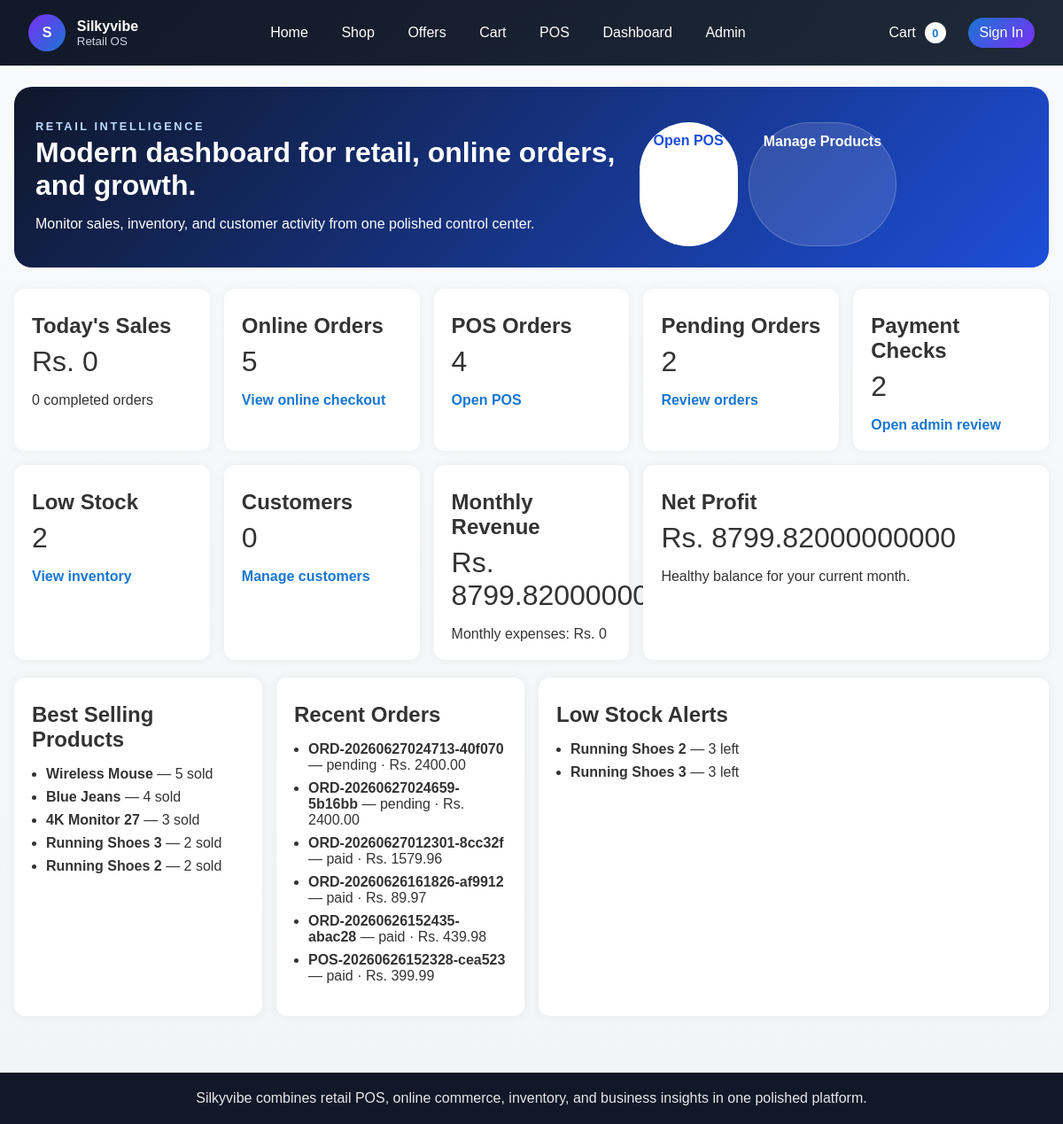
The app's page /pages/dashboard/ with its own data.
### inventory/models.py (models this page shows, shortened)
class Product(models.Model):
    sku = models.CharField(max_length=50, unique=True)
    barcode = models.CharField(max_length=100, unique=True, null=True, blank=True)
    name = models.CharField(max_length=255)
    description = models.TextField(blank=True)
    category = models.ForeignKey(Category, on_delete=models.PROTECT, related_name="products")
    brand = models.ForeignKey(Brand, null=True, blank=True, on_delete=models.SET_NULL, related_name="products")
    size = models.ForeignKey(ProductSize, null=True, blank=True, on_delete=models.SET_NULL, related_name="products")
    color = models.ForeignKey(ProductColor, null=True, blank=True, on_delete=models.SET_NULL, related_name="products")
    image = models.ImageField(upload_to="products/", blank=True, null=True)
    stock_quantity = models.IntegerField(default=0)
    reserved_quantity = models.PositiveIntegerField(default=0)
    damaged_quantity = models.PositiveIntegerField(default=0)
    returned_quantity = models.PositiveIntegerField(default=0)
    min_stock_level = models.PositiveIntegerField(default=5)
    cost_price = models.DecimalField(max_digits=10, decimal_places=2, default=0)
    price = models.DecimalField(max_digits=10, decimal_places=2)
    discount_price = models.DecimalField(max_digits=10, decimal_places=2, null=True, blank=True)
    is_on_sale = models.BooleanField(default=False)
    sale_start_date = models.DateTimeField(null=True, blank=True)
    sale_end_date = models.DateTimeField(null=True, blank=True)
    created_at = models.DateTimeField(auto_now_add=True)
    updated_at = models.DateTimeField(auto_now=True)
    class Meta:
        ordering = ["name"]
        indexes = [
            models.Index(fields=["sku"]),
            models.Index(fields=["is_on_sale", "sale_start_date", "sale_end_date"]),
        ]

class Order(models.Model):
    STATUS_PENDING = "pending"
    STATUS_PROCESSING = "processing"
    STATUS_PAID = "paid"
    STATUS_SHIPPED = "shipped"
    STATUS_DELIVERED = "delivered"
    STATUS_CANCELLED = "cancelled"
    STATUS_CHOICES = [
        (STATUS_PENDING, "Pending"),
        (STATUS_PROCESSING, "Processing"),
        (STATUS_PAID, "Paid"),
        (STATUS_SHIPPED, "Shipped"),
        (STATUS_DELIVERED, "Delivered"),
        (STATUS_CANCELLED, "Cancelled"),
    ]
    PAYMENT_CASH = "cash"
    PAYMENT_CARD = "card"
    PAYMENT_BANK_DEPOSIT = "bank_deposit"
    PAYMENT_COD = "cod"
    PAYMENT_MIXED = "mixed"
    PAYMENT_METHOD_CHOICES = [
        (PAYMENT_CASH, "Cash"),
        (PAYMENT_CARD, "Card"),
        (PAYMENT_BANK_DEPOSIT, "Bank Deposit"),
        (PAYMENT_COD, "Cash on Delivery"),
        (PAYMENT_MIXED, "Mixed Payment"),
    ]
    PAYMENT_STATUS_PENDING = "pending"
    PAYMENT_STATUS_VERIFIED = "verified"
    PAYMENT_STATUS_FAILED = "failed"
    PAYMENT_STATUS_CHOICES = [
        (PAYMENT_STATUS_PENDING, "Pending"),
        (PAYMENT_STATUS_VERIFIED, "Verified"),
        (PAYMENT_STATUS_FAILED, "Failed"),
    ]
    DELIVERY_PENDING = "pending"
    DELIVERY_CONFIRMED = "confirmed"
    DELIVERY_PACKED = "packed"
    DELIVERY_SHIPPED = "shipped"
    DELIVERY_DELIVERED = "delivered"
    DELIVERY_CANCELLED = "cancelled"
    DELIVERY_STATUS_CHOICES = [
        (DELIVERY_PENDING, "Pending"),
        (DELIVERY_CONFIRMED, "Confirmed"),
        (DELIVERY_PACKED, "Packed"),
        (DELIVERY_SHIPPED, "Shipped"),
        (DELIVERY_DELIVERED, "Delivered"),
        (DELIVERY_CANCELLED, "Cancelled"),
    ]
    order_number = models.CharField(max_length=50, unique=True)
    order_type = models.CharField(
        max_length=20,
        choices=[
            ("pos", "POS"),
            ("online", "Online"),
        ],
        default="online",
    )
    customer = models.ForeignKey(Customer, null=True, blank=True, on_delete=models.SET_NULL, related_name="orders")
    customer_address = models.ForeignKey(
        "CustomerAddress",
        null=True,
        blank=True,
        on_delete=models.SET_NULL,
        related_name="orders",
    )
    customer_name = models.CharField(max_length=255, blank=True)
    customer_email = models.EmailField(blank=True)
    coupon = models.ForeignKey(Coupon, null=True, blank=True, on_delete=models.SET_NULL)
    delivery_partner = models.ForeignKey(DeliveryPartner, null=True, blank=True, on_delete=models.SET_NULL)
    tracking_number = models.CharField(max_length=100, blank=True)
    delivery_status = models.CharField(max_length=20, choices=DELIVERY_STATUS_CHOICES, default=DELIVERY_PENDING)
    delivery_charge = models.DecimalField(max_digits=10, decimal_places=2, default=0)
    shipping_method = models.CharField(max_length=100, blank=True)
    status = models.CharField(max_length=20, choices=STATUS_CHOICES, default=STATUS_PENDING)
    payment_method = models.CharField(max_length=20, choices=PAYMENT_METHOD_CHOICES, default=PAYMENT_CASH)
    payment_status = models.CharField(max_length=20, choices=PAYMENT_STATUS_CHOICES, default=PAYMENT_STATUS_VERIFIED)
    payment_reference = models.CharField(max_length=255, blank=True)
    payment_slip = models.FileField(upload_to="payment_slips/", blank=True, null=True)
    notes = models.TextField(blank=True)
    total_amount = models.DecimalField(max_digits=14, decimal_places=2, default=0)
    created_at = models.DateTimeField(auto_now_add=True)
    updated_at = models.DateTimeField(auto_now=True)

### inventory/views.py (the view)
# urls.py: path("dashboard/", DashboardPageView.as_view(), name="dashboard-page"),
class DashboardPageView(TemplateView):
    template_name = "dashboard.html"
    def get_context_data(self, **kwargs):
        context = super().get_context_data(**kwargs)
        now = timezone.now()
        today = now.date()
        current_month_start = now.replace(day=1, hour=0, minute=0, second=0, microsecond=0)
        current_year = now.year
        current_month = now.month
        today_orders = Order.objects.filter(created_at__date=today)
        today_sales = today_orders.filter(status__in=[Order.STATUS_PAID, Order.STATUS_SHIPPED, Order.STATUS_DELIVERED])
        monthly_revenue = Order.objects.filter(created_at__gte=current_month_start).aggregate(total=Sum("total_amount"))["total"] or Decimal("0")
        monthly_expenses = Expense.objects.filter(expense_date__month=current_month, expense_date__year=current_year).aggregate(total=Sum("amount"))["total"] or Decimal("0")
        context["pos_orders_count"] = Order.objects.filter(order_number__startswith="POS-").count()
        context["online_orders_count"] = Order.objects.exclude(order_number__startswith="POS-").count()
        context["products_count"] = Product.objects.count()
        context["low_stock_count"] = Product.objects.filter(stock_quantity__lte=F("min_stock_level")).count()
        context["pending_orders_count"] = Order.objects.filter(status=Order.STATUS_PENDING).count()
        context["payment_verification_count"] = Order.objects.filter(payment_status=Order.PAYMENT_STATUS_PENDING).count()
        context["total_customers_count"] = Customer.objects.count()
        context["today_sales_count"] = today_sales.count()
        context["today_sales_total"] = today_sales.aggregate(total=Sum("total_amount"))["total"] or Decimal("0")
        context["monthly_revenue"] = monthly_revenue
        context["monthly_expenses"] = monthly_expenses
        context["net_profit"] = monthly_revenue - monthly_expenses
        context["special_offers_count"] = Product.objects.filter(
            is_on_sale=True,
            discount_price__isnull=False,
            sale_start_date__lte=now,
            sale_end_date__gte=now,
        ).count()
        context["best_selling_products"] = (
            OrderItem.objects.values("product__name")
            .annotate(total_sold=Sum("quantity"))
            .order_by("-total_sold")[:5]
        )
        context["recent_orders"] = Order.objects.order_by("-created_at")[:6]
        context["recent_low_stock_products"] = Product.objects.filter(stock_quantity__lte=F("min_stock_level")).order_by("stock_quantity")[:6]
        return context

### templates/dashboard.html (shortened to what this page needs)
{% extends "base.html" %}
{% block content %}
    <section class="dashboard-hero">
        <div>
            <p class="eyebrow">Retail Intelligence</p>
            <h1>Modern dashboard for retail, online orders, and growth.</h1>
            <p>Monitor sales, inventory, and customer activity from one polished control center.</p>
        </div>
        <div class="dashboard-hero-actions">
            <a class="btn btn-primary" href="{% url 'pos-checkout-page' %}">Open POS</a>
            <a class="btn btn-secondary" href="{% url 'product-list-page' %}">Manage Products</a>
        </div>
    </section>
    <div class="dashboard-grid">
        <div class="dashboard-card">
            <h2>Today's Sales</h2>
            <p>Rs. {{ today_sales_total }}</p>
            <span>{{ today_sales_count }} completed orders</span>
        </div>
        <div class="dashboard-card">
            <h2>Online Orders</h2>
            <p>{{ online_orders_count }}</p>
            <a href="{% url 'checkout-page' %}">View online checkout</a>
        </div>
        <div class="dashboard-card">
            <h2>POS Orders</h2>
            <p>{{ pos_orders_count }}</p>
            <a href="{% url 'pos-checkout-page' %}">Open POS</a>
        </div>
        <div class="dashboard-card">
            <h2>Pending Orders</h2>
            <p>{{ pending_orders_count }}</p>
            <a href="{% url 'checkout-page' %}">Review orders</a>
        </div>
        <div class="dashboard-card">
            <h2>Payment Checks</h2>
            <p>{{ payment_verification_count }}</p>
            <a href="/admin/">Open admin review</a>
        </div>
        <div class="dashboard-card">
            <h2>Low Stock</h2>
            <p>{{ low_stock_count }}</p>
            <a href="{% url 'product-list-page' %}">View inventory</a>
        </div>
        <div class="dashboard-card">
            <h2>Customers</h2>
            <p>{{ total_customers_count }}</p>
            <a href="/admin/">Manage customers</a>
        </div>
        <div class="dashboard-card">
            <h2>Monthly Revenue</h2>
            <p>Rs. {{ monthly_revenue }}</p>
            <span>Monthly expenses: Rs. {{ monthly_expenses }}</span>
        </div>
        <div class="dashboard-card dashboard-wide">
            <h2>Net Profit</h2>
            <p>Rs. {{ net_profit }}</p>
            <span>Healthy balance for your current month.</span>
        </div>
    </div>
    <div class="dashboard-grid dashboard-lower">
        <section class="dashboard-card">
            <h2>Best Selling Products</h2>
            <ul class="list-stack">
                {% for item in best_selling_products %}
                    <li><strong>{{ item.product__name }}</strong> — {{ item.total_sold }} sold</li>
                {% empty %}
                    <li>No sales history yet.</li>
                {% endfor %}
            </ul>
        </section>
        <section class="dashboard-card">
            <h2>Recent Orders</h2>
            <ul class="list-stack">
                {% for order in recent_orders %}
                    <li><strong>{{ order.order_number }}</strong> — {{ order.status }} · Rs. {{ order.total_amount }}</li>
                {% empty %}
                    <li>No orders yet.</li>
                {% endfor %}
            </ul>
        </section>
        <section class="dashboard-card dashboard-wide">
            <h2>Low Stock Alerts</h2>
            <ul class="list-stack">
                {% for product in recent_low_stock_products %}
                    <li><strong>{{ product.name }}</strong> — {{ product.stock_quantity }} left</li>
                {% empty %}
                    <li>All products are comfortably stocked.</li>
                {% endfor %}
            </ul>
        </section>
    </div>
{% endblock %}

### static/css/styles.css (style rules this page uses)
:root { --bg: #f5f5f5; --surface: #fff; --surface-muted: rgba(255,255,255,.85); --text: #333; --text-muted: #666; --primary: #1976d2; --accent: #7b2ff7; --accent-alt: #00c6ff; --border: #ddd; --header: #222; }
* { box-sizing: border-box; }
body { font-family: Arial, sans-serif; margin: 0; padding: 0; background: linear-gradient(180deg, #f8fafc 0%, #f3f4f6 100%); color: var(--text); }
.product-grid, .dashboard-grid { display: grid; gap: 1rem; }
.dashboard-grid { grid-template-columns: repeat(auto-fit, minmax(220px, 1fr)); margin-top: 1rem; }
.product-card, .dashboard-card, .buy-box, .form-panel, .section-card, .hero-card { background: var(--surface); padding: 1rem; border-radius: 16px; box-shadow: 0 10px 30px rgba(15,23,42,.06); }
.product-card h3, .details h2, .dashboard-card h2 { margin: .5rem 0; }
.dashboard-card { padding: 1.25rem; border-radius: 12px; box-shadow: 0 0 12px rgba(0,0,0,.05); }
.dashboard-card p { font-size: 2rem; margin: .5rem 0 1rem; }
.dashboard-card a { color: var(--primary); text-decoration: none; font-weight: 700; }
.dashboard-wide { grid-column: span 2; }
.dashboard-hero, .hero-banner { display: grid; grid-template-columns: 1.5fr 1fr; gap: 1.5rem; margin-bottom: 1.5rem; padding: 1.5rem; border-radius: 20px; background: linear-gradient(135deg, #0f172a, #1d4ed8); color: #fff; }
.dashboard-hero h1, .hero-banner h1 { margin: .25rem 0 .75rem; font-size: 2rem; }
.eyebrow { text-transform: uppercase; letter-spacing: .2em; font-size: .8rem; font-weight: 700; margin-bottom: .25rem; color: #bfdbfe; }
.hero-actions, .dashboard-hero-actions { display: flex; gap: .75rem; flex-wrap: wrap; margin-top: 1rem; }
.btn { display: inline-block; padding: .75rem 1rem; border-radius: 999px; text-decoration: none; font-weight: 700; transition: transform .2s ease, box-shadow .2s ease; }
.btn-primary { background: #fff; color: #1d4ed8; }
.btn-secondary { background: rgba(255,255,255,.12); color: #fff; border: 1px solid rgba(255,255,255,.2); }
.list-stack { padding-left: 1rem; display: grid; gap: .5rem; }
.dashboard-lower { margin-top: 1.25rem; }

### records on screen
Product: product__name "Running Shoes 3", total_sold "2", name "Running Shoes 3", stock_quantity "3"
Order: order_number "ORD-20260627024713-40f070", status "pending", total_amount "2400.00"
Order: order_number "ORD-20260627024659-5b16bb", status "pending", total_amount "2400.00"
Order: order_number "ORD-20260627012301-8cc32f", status "paid", total_amount "1579.96"
Order: order_number "ORD-20260626161826-af9912", status "paid", total_amount "89.97"
Order: order_number "ORD-20260626152435-abac28", status "paid", total_amount "439.98"
Order: order_number "POS-20260626152328-cea523", status "paid", total_amount "399.99"
Product: name "Running Shoes 2", stock_quantity "3"

### other values on screen
{{ today_sales_total }} "0"
{{ today_sales_count }} "0"
{{ online_orders_count }} "5"
{{ pos_orders_count }} "4"
{{ pending_orders_count }} "2"
{{ payment_verification_count }} "2"
{{ low_stock_count }} "2"
{{ total_customers_count }} "0"
{{ monthly_revenue }} "8799.82000000000"
{{ monthly_expenses }} "0"
{{ net_profit }} "8799.82000000000"
{{ item.product__name }} "Wireless Mouse" "Blue Jeans" "4K Monitor 27" "Running Shoes 2"
{{ item.total_sold }} "5" "4" "3" "2"
